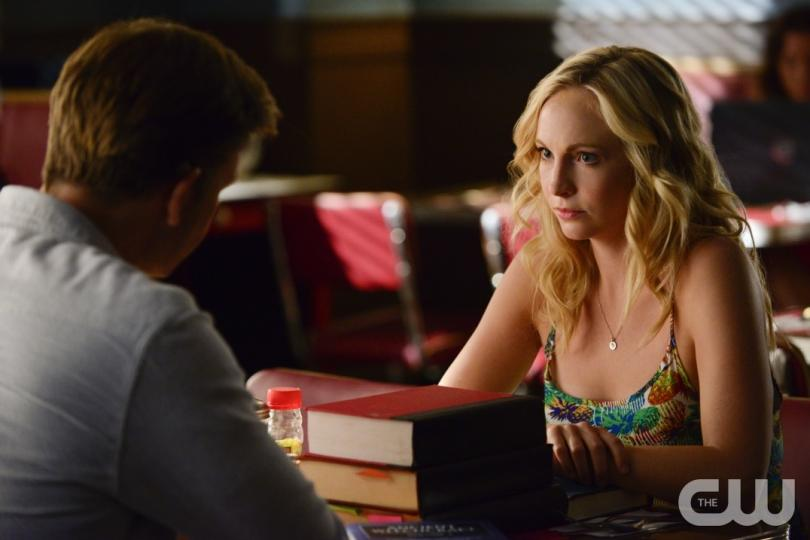
#> input picture test.jpg, 810 x 540 px
$ python photo.py
#> lines starting #> are read from the running program, lines starting #| are printed output that depends on the picture
import cv2
import numpy as np

def dummy(val):
	pass

color_original = cv2.imread('test.jpg')
#> color_original is the input picture: shape (540, 810, 3); mean B, G, R 44.4, 54.3, 74.5
color_modified = cv2.imread('test.jpg')

gray_original = cv2.cvtColor(color_original,cv2.COLOR_BGR2GRAY)
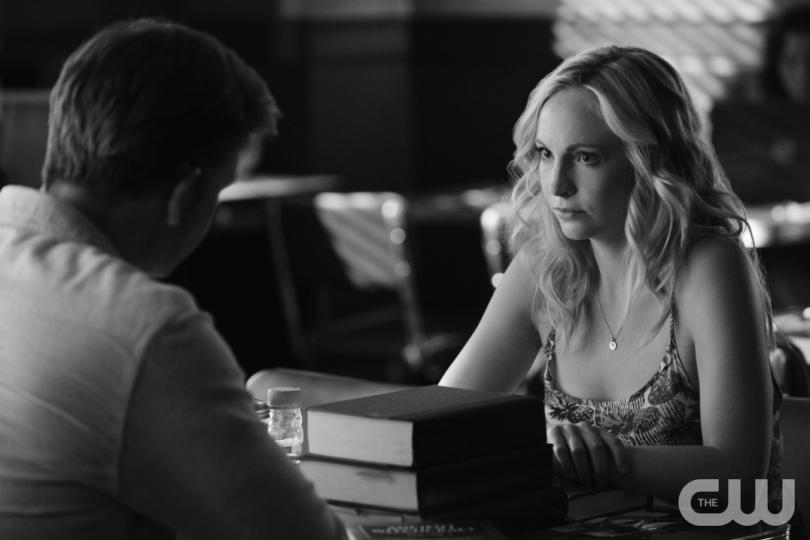
#> gray_original: shape (540, 810); min 1, max 255, mean 59.2
gray_modified = cv2.cvtColor(color_original,cv2.COLOR_BGR2GRAY)

identity_kernel = np.array([[0,0,0],[0,1,0],[0,0,0]])
sharpen_kernel = np.array([[0,-1,0],[-1,5,-1],[0,-1,0]])
gaussian_kernel1 = cv2.getGaussianKernel(3,0)
gaussian_kernel2 = cv2.getGaussianKernel(5,0)
#> (the run stopped early here; a loop or call above may not have finished)
